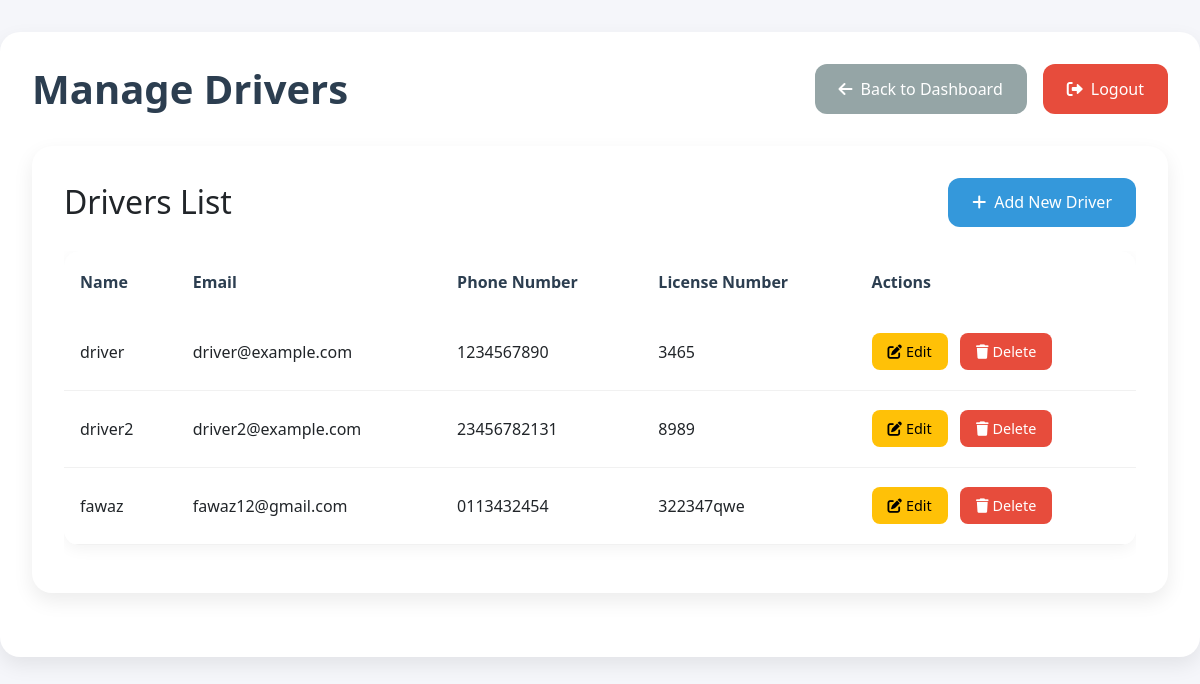
Page /manage-drivers/ on the earlier database version.
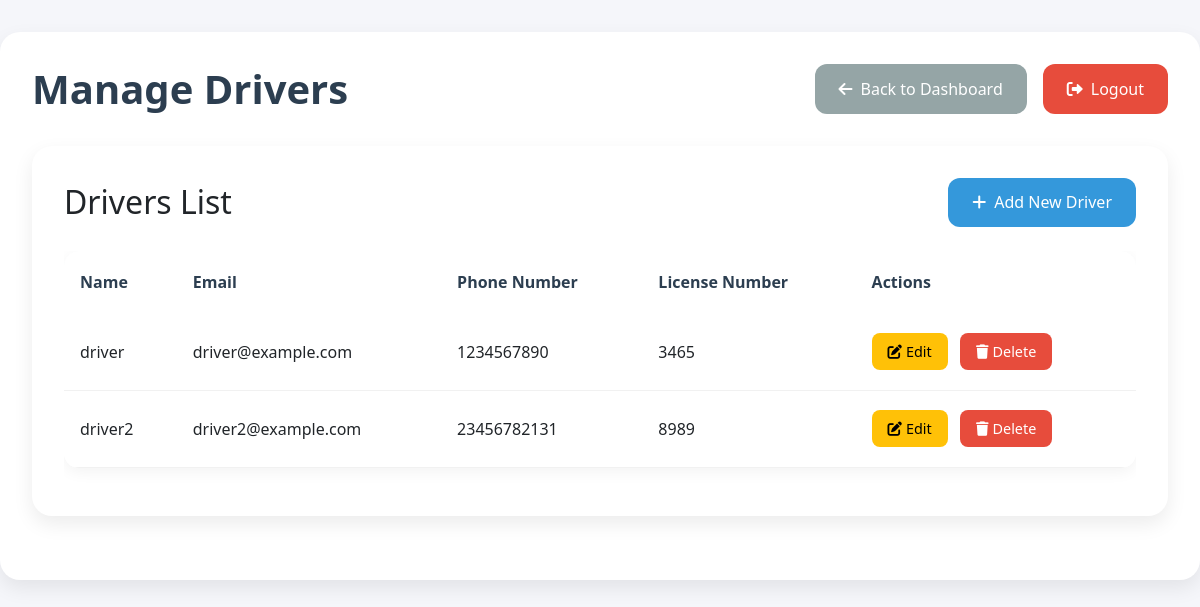
Same page on the later database version.
### myproject/models.py (models this page shows, shortened)
class Driver(models.Model):
    user = models.OneToOneField(User, on_delete=models.CASCADE, primary_key=True)
    full_name = models.CharField(max_length=100, default="Unknown")
    phone_number = models.CharField(max_length=15, default="")
    license_number = models.CharField(max_length=50)

class User(AbstractBaseUser):
    ROLE_CHOICES = [
        ("admin", "Admin"),
        ("staff", "Dealership Staff"),
        ("driver", "Delivery Driver"),
        ("customer", "Customer"),
    ]
    email = models.EmailField(unique=True)
    role = models.CharField(max_length=20, choices=ROLE_CHOICES)
    is_active = models.BooleanField(default=True)
    is_staff = models.BooleanField(default=False)
    objects = UserManager()
    USERNAME_FIELD = "email"
    REQUIRED_FIELDS = ["role"]

### myproject/views.py (the view)
# urls.py: path('manage-drivers/', views.manage_drivers, name='manage_drivers'),
def manage_drivers(request):
    driver_list = Driver.objects.all()
    return render(request, "manage_driver.html", {"driver_list": driver_list})

### myproject/templates/manage_driver.html (shortened to what this page needs)
<!DOCTYPE html>
{% load static %}
<html lang="en">
<head>
  <link href="https://cdn.jsdelivr.net/npm/bootstrap@5.3.0/dist/css/bootstrap.min.css" rel="stylesheet">
  <link rel="stylesheet" href="https://cdnjs.cloudflare.com/ajax/libs/font-awesome/6.0.0/css/all.min.css">
</head>
<body>
  <div class="dashboard-box">
    <div class="dashboard-header">
      <h1>Manage Drivers</h1>
      <div class="button-container">
        <a href="{% url 'admin_dashboard' %}" class="btn btn-secondary">
          <i class="fas fa-arrow-left me-2"></i>Back to Dashboard
        </a>
        <a href="{% url 'logout' %}" class="btn btn-danger">
          <i class="fas fa-sign-out-alt me-2"></i>Logout
        </a>
      </div>
    </div>
    <div class="dashboard-box">
      <div class="d-flex justify-content-between align-items-center mb-4">
        <h2 class="m-0">Drivers List</h2>
        <button class="btn btn-primary" data-bs-toggle="modal" data-bs-target="#addDriverModal">
          <i class="fas fa-plus me-2"></i>Add New Driver
        </button>
      </div>
      {% if driver_list %}
        <div class="table-responsive">
          <table class="table">
            <thead>
              <tr>
                <th>Name</th>
                <th>Email</th>
                <th>Phone Number</th>
                <th>License Number</th>
                <th>Actions</th>
              </tr>
            </thead>
            <tbody>
              {% for driver in driver_list %}
              <tr>
                <td>{{ driver.full_name }}</td>
                <td>{{ driver.user.email }}</td>
                <td>{{ driver.phone_number }}</td>
                <td>{{ driver.license_number }}</td>
                <td>
                  <button class="btn btn-warning btn-sm me-2" data-bs-toggle="modal" data-bs-target="#editDriverModal{{ driver.user.id }}">
                    <i class="fas fa-edit me-1"></i>Edit
                  </button>
                  <button class="btn btn-danger btn-sm" data-bs-toggle="modal" data-bs-target="#deleteDriverModal{{ driver.user.id }}">
                    <i class="fas fa-trash me-1"></i>Delete
                  </button>
                </td>
              </tr>
              {% endfor %}
            </tbody>
          </table>
        </div>
      {% else %}
        <div class="alert alert-info" role="alert">
          <i class="fas fa-info-circle me-2"></i>No drivers found. Add a new driver using the "Add New Driver" button above.
        </div>
      {% endif %}
    </div>
  </div>
</body>
</html>

### myproject/templates/manage_driver.html (style rules this page uses)
:root { --primary-color: #2c3e50; --accent-color: #3498db; --success-color: #2ecc71; --danger-color: #e74c3c; --background-color: #f5f6fa; }
body { background-color: var(--background-color); font-family: 'Segoe UI', Tahoma, Geneva, Verdana, sans-serif; }
.dashboard-box { background: white; border-radius: 20px; box-shadow: 0 8px 20px rgba(0,0,0,0.08); padding: 2rem; margin: 2rem auto; max-width: 1400px; }
.dashboard-header { display: flex; justify-content: space-between; align-items: center; margin-bottom: 2rem; flex-wrap: wrap; gap: 1rem; }
h1 { color: var(--primary-color); font-size: 2.5rem; font-weight: 600; margin: 0; }
.button-container { display: flex; gap: 1rem; }
.btn { padding: 0.8rem 1.5rem; border-radius: 12px; font-weight: 500; transition: all 0.3s ease; border: none; }
.btn-primary { background-color: var(--accent-color); }
.btn-secondary { background-color: #95a5a6; }
.btn-danger { background-color: var(--danger-color); }
.table { background: white; border-radius: 15px; overflow: hidden; box-shadow: 0 4px 15px rgba(0,0,0,0.05); }
.table thead { background-color: #f8f9fa; }
.table th { font-weight: 600; color: var(--primary-color); padding: 1.2rem 1rem; border: none; }
.table td { padding: 1.2rem 1rem; vertical-align: middle; border-bottom: 1px solid #f1f1f1; }
.table tbody tr { transition: all 0.3s ease; }
.btn-sm { padding: 0.5rem 1rem; border-radius: 8px; font-size: 0.9rem; }

Differences in the rows shown:
removed Driver: full_name "fawaz", user.email "fawaz12@gmail.com", phone_number "0113432454", license_number "322347qwe"
